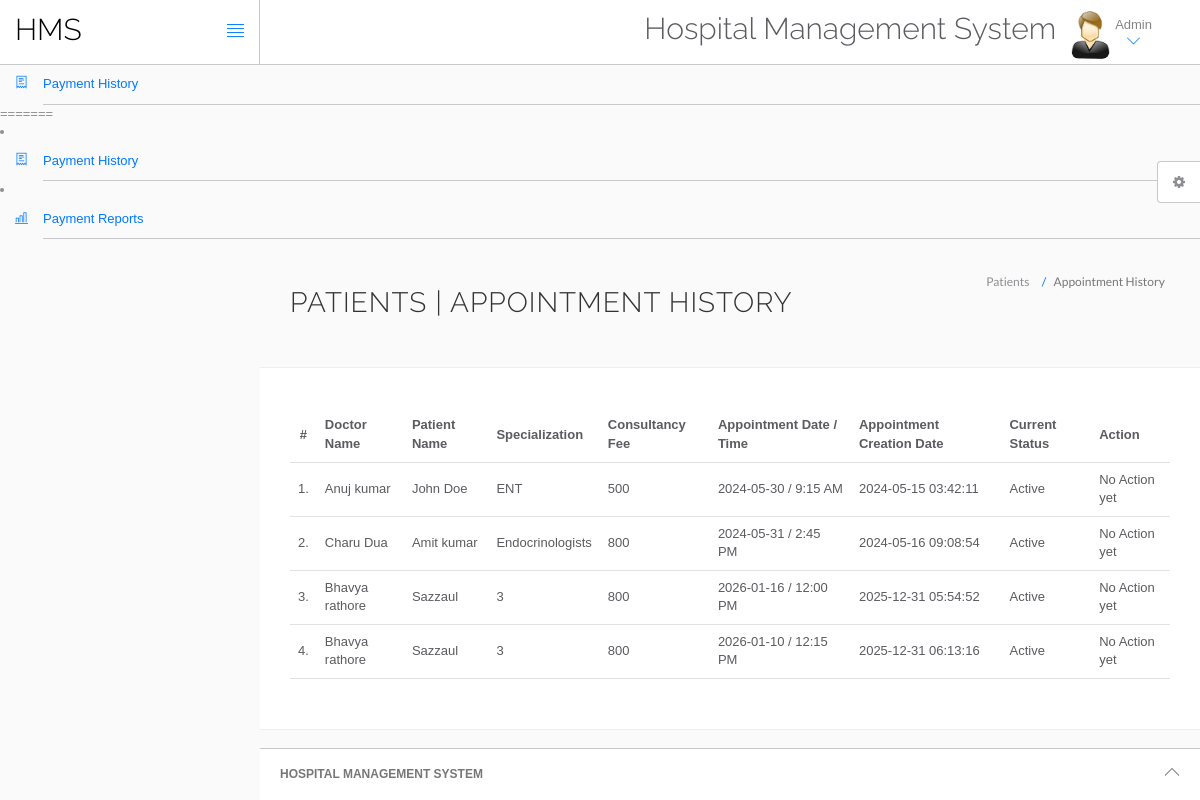
Screenshot of /admin/appointment-history.php (signed in) with the database file from the repository.
### tables this page shows
CREATE TABLE `appointment` (
  `id` int(11) NOT NULL,
  `doctorSpecialization` varchar(255) DEFAULT NULL,
  `doctorId` int(11) DEFAULT NULL,
  `userId` int(11) DEFAULT NULL,
  `consultancyFees` int(11) DEFAULT NULL,
  `appointmentDate` varchar(255) DEFAULT NULL,
  `appointmentTime` varchar(255) DEFAULT NULL,
  `postingDate` timestamp NULL DEFAULT current_timestamp(),
  `userStatus` int(11) DEFAULT NULL,
  `doctorStatus` int(11) DEFAULT NULL,
  `updationDate` timestamp NULL DEFAULT NULL ON UPDATE current_timestamp()
);

CREATE TABLE `doctors` (
  `id` int(11) NOT NULL,
  `specilization` varchar(255) DEFAULT NULL,
  `doctorName` varchar(255) DEFAULT NULL,
  `address` longtext DEFAULT NULL,
  `docFees` varchar(255) DEFAULT NULL,
  `contactno` bigint(11) DEFAULT NULL,
  `docEmail` varchar(255) DEFAULT NULL,
  `password` varchar(255) DEFAULT NULL,
  `creationDate` timestamp NULL DEFAULT current_timestamp(),
  `updationDate` timestamp NULL DEFAULT NULL ON UPDATE current_timestamp(),
  `specialization_id` int(11) NOT NULL
);

CREATE TABLE `users` (
  `id` int(11) NOT NULL,
  `fullName` varchar(255) DEFAULT NULL,
  `address` longtext DEFAULT NULL,
  `city` varchar(255) DEFAULT NULL,
  `gender` varchar(255) DEFAULT NULL,
  `email` varchar(255) DEFAULT NULL,
  `password` varchar(255) DEFAULT NULL,
  `regDate` timestamp NULL DEFAULT current_timestamp(),
  `updationDate` timestamp NULL DEFAULT NULL ON UPDATE current_timestamp()
);

### admin/appointment-history.php (the view, shortened to what this page needs)
<?php
include('include/config.php');
if(strlen($_SESSION['id']==0)) {
 header('location:logout.php');
  } else{
?>
<!DOCTYPE html>
<html lang="en">
	<head>
		<link rel="stylesheet" href="vendor/bootstrap/css/bootstrap.min.css">
		<link rel="stylesheet" href="vendor/fontawesome/css/font-awesome.min.css">
		<link rel="stylesheet" href="vendor/themify-icons/themify-icons.min.css">
		<link href="vendor/animate.css/animate.min.css" rel="stylesheet" media="screen">
		<link href="vendor/perfect-scrollbar/perfect-scrollbar.min.css" rel="stylesheet" media="screen">
		<link href="vendor/switchery/switchery.min.css" rel="stylesheet" media="screen">
		<link href="vendor/bootstrap-touchspin/jquery.bootstrap-touchspin.min.css" rel="stylesheet" media="screen">
		<link href="vendor/select2/select2.min.css" rel="stylesheet" media="screen">
		<link href="vendor/bootstrap-datepicker/bootstrap-datepicker3.standalone.min.css" rel="stylesheet" media="screen">
		<link href="vendor/bootstrap-timepicker/bootstrap-timepicker.min.css" rel="stylesheet" media="screen">
		<link rel="stylesheet" href="assets/css/styles.css">
		<link rel="stylesheet" href="assets/css/plugins.css">
		<link rel="stylesheet" href="assets/css/themes/theme-1.css" id="skin_color" />
	</head>
	<body>
		<div id="app">
<?php include('include/sidebar.php');?>
			<div class="app-content">
					<?php include('include/header.php');?>
				<div class="main-content" >
					<div class="wrap-content container" id="container">
						<section id="page-title">
							<div class="row">
								<div class="col-sm-8">
									<h1 class="mainTitle">Patients  | Appointment History</h1>
																	</div>
								<ol class="breadcrumb">
									<li>
										<span>Patients </span>
									</li>
									<li class="active">
										<span>Appointment History</span>
									</li>
								</ol>
							</div>
						</section>
						<div class="container-fluid container-fullw bg-white">
									<div class="row">
								<div class="col-md-12">
									<table class="table table-hover" id="sample-table-1">
										<thead>
											<tr>
												<th class="center">#</th>
												<th class="hidden-xs">Doctor Name</th>
												<th>Patient Name</th>
												<th>Specialization</th>
												<th>Consultancy Fee</th>
												<th>Appointment Date / Time </th>
												<th>Appointment Creation Date  </th>
												<th>Current Status</th>
												<th>Action</th>
											</tr>
										</thead>
										<tbody>
<?php
$sql=mysqli_query($con,"select doctors.doctorName as docname,users.fullName as pname,appointment.*  from appointment join doctors on doctors.id=appointment.doctorId join users on users.id=appointment.userId ");
$cnt=1;
while($row=mysqli_fetch_array($sql))
{
?>
											<tr>
												<td class="center"><?php echo $cnt;?>.</td>
												<td class="hidden-xs"><?php echo $row['docname'];?></td>
												<td class="hidden-xs"><?php echo $row['pname'];?></td>
												<td><?php echo $row['doctorSpecialization'];?></td>
												<td><?php echo $row['consultancyFees'];?></td>
												<td><?php echo $row['appointmentDate'];?> / <?php echo
												 $row['appointmentTime'];?>
												</td>
												<td><?php echo $row['postingDate'];?></td>
												<td>
<?php if(($row['userStatus']==1) && ($row['doctorStatus']==1))
{
	echo "Active";
}
												?></td>
												<td >
												<div class="visible-md visible-lg hidden-sm hidden-xs">
							<?php if(($row['userStatus']==1) && ($row['doctorStatus']==1))
{
echo "No Action yet";
	 } else {
		echo "Canceled";
		} ?>
												</div>
												</td>
											</tr>
											<?php
$cnt=$cnt+1;
											 }?>
										</tbody>
									</table>
								</div>
							</div>
								</div>
					</div>
				</div>
			</div>
	<?php include('include/footer.php');?>
	<?php include('include/setting.php');?>
		</div>
	</body>
</html>
<?php } ?>

### admin/include/sidebar.php (shortened to what this page needs)
<a href="payment-history.php">
									<div class="item-content">
										<div class="item-media">
											<i class="ti-receipt"></i>
										</div>
										<div class="item-inner">
											<span class="title"> Payment History </span>
										</div>
									</div>
								</a>
=======
							<li>
								<a href="payment-history.php">
									<div class="item-content">
										<div class="item-media">
											<i class="ti-receipt"></i>
										</div>
										<div class="item-inner">
											<span class="title"> Payment History </span>
										</div>
									</div>
								</a>
							</li>
							<li>
								<a href="payment-reports.php">
									<div class="item-content">
										<div class="item-media">
											<i class="ti-bar-chart"></i>
										</div>
										<div class="item-inner">
											<span class="title"> Payment Reports </span>
										</div>
									</div>
								</a>
							</li>

### admin/include/header.php (shortened to what this page needs)
<header class="navbar navbar-default navbar-static-top">
					<div class="navbar-header">
						<a class="navbar-brand" href="#">
							<h2 style="padding-top:20%; color:#000 ">HMS</h2>
						</a>
						<a href="#" class="sidebar-toggler pull-right visible-md visible-lg" data-toggle-class="app-sidebar-closed" data-toggle-target="#app">
							<i class="ti-align-justify"></i>
						</a>
					</div>
					<div class="navbar-collapse collapse">
						<ul class="nav navbar-right">
								<li  style="padding-top:2% ">
								<h2>Hospital Management System</h2>
							</li>
							<li class="dropdown current-user">
								<a href class="dropdown-toggle" data-toggle="dropdown">
									<img src="assets/images/images.jpg" > <span class="username">
			Admin
									<i class="ti-angle-down"></i></i></span>
								</a>
							</li>
						</ul>
					</div>
				</header>

### admin/include/footer.php
<footer>
				<div class="footer-inner">
					<div class="pull-left">
					<span class="text-bold text-uppercase"> Hospital Management System</span>
					</div>
					<div class="pull-right">
						<span class="go-top"><i class="ti-angle-up"></i></span>
					</div>
				</div>
			</footer>

### admin/include/setting.php (shortened to what this page needs)
<div class="settings panel panel-default hidden-xs hidden-sm" id="settings">
				<button ct-toggle="toggle" data-toggle-class="active" data-toggle-target="#settings" class="btn btn-default">
					<i class="fa fa-spin fa-gear"></i>
				</button>
			</div>

### admin/assets/css/themes/theme-1.css (style rules this page uses)
body { background: #FAFAFA; }
header .navbar-header { background: #ffffff !important; border-right-color: #c8c7cc !important; border-bottom-color: #c8c7cc !important; }
header .navbar-header .sidebar-toggler, header .navbar-header .sidebar-mobile-toggler { color: #007aff !important; }
header .navbar-header .navbar-brand { color: #777 !important; }
header .navbar-collapse { background: #ffffff !important; border-bottom-color: #c8c7cc !important; box-shadow: none !important; }
header .navbar-collapse .navbar-right > li > a { color: #777; }
header .navbar-collapse .navbar-right > li > a i { color: #007aff !important; }
#app > footer { background: #ffffff !important; border-top-color: #c8c7cc !important; color: #777; }

### rows the page displays
appointment: doctorId.doctorName "Anuj kumar", userId.fullName "John Doe", doctorSpecialization "ENT", consultancyFees "500", appointmentDate "2024-05-30", appointmentTime "9:15 AM", postingDate "2024-05-15 03:42:11", userStatus "Active"
appointment: doctorId.doctorName "Charu Dua", userId.fullName "Amit kumar", doctorSpecialization "Endocrinologists", consultancyFees "800", appointmentDate "2024-05-31", appointmentTime "2:45 PM", postingDate "2024-05-16 09:08:54", userStatus "Active"
appointment: doctorId.doctorName "Bhavya rathore", userId.fullName "Sazzaul", doctorSpecialization "3", consultancyFees "800", appointmentDate "2026-01-16", appointmentTime "12:00 PM", postingDate "2025-12-31 05:54:52", userStatus "Active"
appointment: doctorId.doctorName "Bhavya rathore", userId.fullName "Sazzaul", doctorSpecialization "3", consultancyFees "800", appointmentDate "2026-01-10", appointmentTime "12:15 PM", postingDate "2025-12-31 06:13:16", userStatus "Active"
